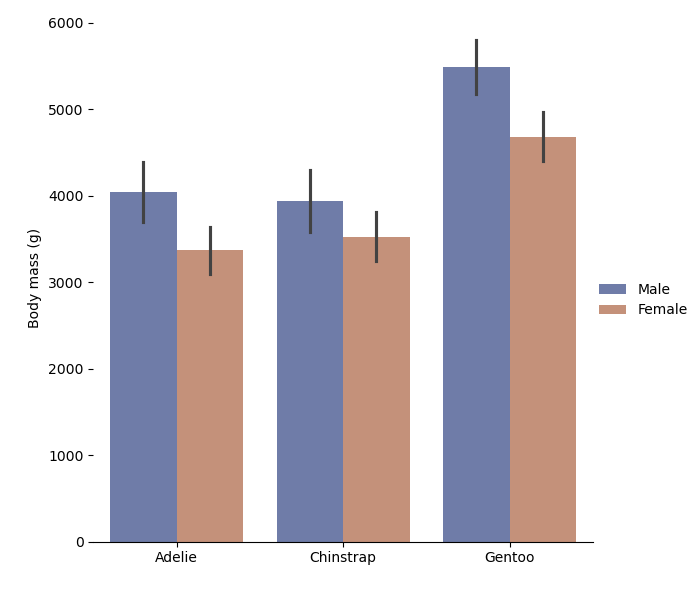

This chart was generated by the following Python code:
# 引入所需库
import seaborn as sns
import matplotlib.pyplot as plt

# 设置图大小
f, ax = plt.subplots(figsize=(9, 6))

# 加载示例数据集
penguins = sns.load_dataset("penguins")

# 绘制条形图
g = sns.catplot(
    data=penguins, kind="bar",
    x="species", y="body_mass_g", hue="sex",
    errorbar="sd", palette="dark", alpha=.6, height=6
)
# 删除左侧轴线
g.despine(left=True)
# 设置x轴和y轴的标签
g.set_axis_labels("", "Body mass (g)")
# 设置图例的标题为空
g.legend.set_title("")
plt.show()
